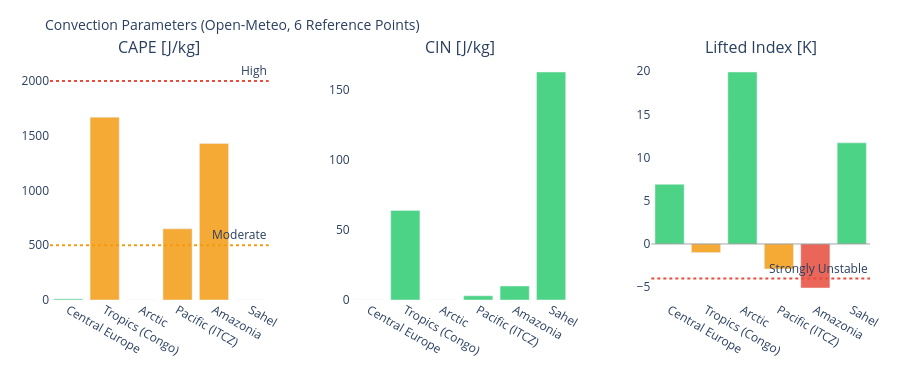

Source (notebook cell):
### Markdown cell above
---
## 3. Visualizations

### Code cell
# ============================================================
# CAPE / CIN / LIFTED INDEX – Convection potential
# ============================================================

if not df_atm.empty:
    fig = make_subplots(
        rows=1, cols=3,
        subplot_titles=['CAPE [J/kg]', 'CIN [J/kg]', 'Lifted Index [K]'],
        horizontal_spacing=0.1
    )
    pts = df_atm['point'].tolist()
    pt_colors = ['#E85D24','#185FA5','#888780','#378ADD','#639922','#F2A623']

    # CAPE – höher = mehr Gewitterpotential
    cape_vals = df_atm['cape'].fillna(0).tolist()
    cape_colors = ['#e74c3c' if v > 2000 else '#f39c12' if v > 500 else '#2ecc71'
                   for v in cape_vals]
    fig.add_trace(go.Bar(x=pts, y=cape_vals, marker_color=cape_colors,
                         opacity=0.85, showlegend=False), row=1, col=1)
    fig.add_hline(y=2000, line_dash='dot', line_color='#e74c3c',
                  annotation_text='High', row=1, col=1)
    fig.add_hline(y=500,  line_dash='dot', line_color='#f39c12',
                  annotation_text='Moderate', row=1, col=1)

    # CIN – negativer = stärker gedeckelt (weniger Auslöse)
    cin_vals = df_atm['cin'].fillna(0).tolist()
    cin_colors = ['#e74c3c' if v < -200 else '#f39c12' if v < -50 else '#2ecc71'
                  for v in cin_vals]
    fig.add_trace(go.Bar(x=pts, y=cin_vals, marker_color=cin_colors,
                         opacity=0.85, showlegend=False), row=1, col=2)

    # Lifted Index – negativ = instabil
    li_vals = df_atm['li'].fillna(0).tolist()
    li_colors = ['#e74c3c' if v < -4 else '#f39c12' if v < 0 else '#2ecc71'
                 for v in li_vals]
    fig.add_trace(go.Bar(x=pts, y=li_vals, marker_color=li_colors,
                         opacity=0.85, showlegend=False), row=1, col=3)
    fig.add_hline(y=0, line_color='gray', line_width=0.7, row=1, col=3)
    fig.add_hline(y=-4, line_dash='dot', line_color='#e74c3c',
                  annotation_text='Strongly Unstable', row=1, col=3)

    fig.update_layout(
        title=dict(text='Convection Parameters (Open-Meteo, 6 Reference Points)', font=dict(size=14)),
        height=380, plot_bgcolor='rgba(0,0,0,0)', paper_bgcolor='rgba(0,0,0,0)',
        margin=dict(l=50, r=30, t=60, b=80)
    )
    fig.update_xaxes(tickangle=30)
    fig.show()

### Figure 1 — Plotly figure (JSON) as saved in the notebook; plotly's stock layout.template omitted (floating-point values rounded to 4 significant figures)
{"data": [{"marker": {"color": ["#2ecc71", "#f39c12", "#2ecc71", "#f39c12", "#f39c12", "#2ecc71"]}, "opacity": 0.85, "showlegend": false, "type": "bar", "x": ["Central Europe", "Tropics (Congo)", "Arctic", "Pacific (ITCZ)", "Amazonia", "Sahel"], "xaxis": "x", "y": [10.0, 1670.0, 0.0, 650.0, 1430.0, 0.0], "yaxis": "y"}, {"marker": {"color": ["#2ecc71", "#2ecc71", "#2ecc71", "#2ecc71", "#2ecc71", "#2ecc71"]}, "opacity": 0.85, "showlegend": false, "type": "bar", "x": ["Central Europe", "Tropics (Congo)", "Arctic", "Pacific (ITCZ)", "Amazonia", "Sahel"], "xaxis": "x2", "y": [0.0, 64.0, 0.0, 3.0, 10.0, 163.0], "yaxis": "y2"}, {"marker": {"color": ["#2ecc71", "#f39c12", "#2ecc71", "#f39c12", "#e74c3c", "#2ecc71"]}, "opacity": 0.85, "showlegend": false, "type": "bar", "x": ["Central Europe", "Tropics (Congo)", "Arctic", "Pacific (ITCZ)", "Amazonia", "Sahel"], "xaxis": "x3", "y": [6.9, -1.0, 19.9, -2.9, -5.1, 11.7], "yaxis": "y3"}], "layout": {"annotations": [{"font": {"size": 16}, "showarrow": false, "text": "CAPE [J/kg]", "x": 0.1333, "xanchor": "center", "xref": "paper", "y": 1.0, "yanchor": "bottom", "yref": "paper"}, {"font": {"size": 16}, "showarrow": false, "text": "CIN [J/kg]", "x": 0.5, "xanchor": "center", "xref": "paper", "y": 1.0, "yanchor": "bottom", "yref": "paper"}, {"font": {"size": 16}, "showarrow": false, "text": "Lifted Index [K]", "x": 0.8667, "xanchor": "center", "xref": "paper", "y": 1.0, "yanchor": "bottom", "yref": "paper"}, {"showarrow": false, "text": "High", "x": 1, "xanchor": "right", "xref": "x domain", "y": 2000, "yanchor": "bottom", "yref": "y"}, {"showarrow": false, "text": "Moderate", "x": 1, "xanchor": "right", "xref": "x domain", "y": 500, "yanchor": "bottom", "yref": "y"}, {"showarrow": false, "text": "Strongly Unstable", "x": 1, "xanchor": "right", "xref": "x3 domain", "y": -4, "yanchor": "bottom", "yref": "y3"}], "height": 380, "margin": {"b": 80, "l": 50, "r": 30, "t": 60}, "paper_bgcolor": "rgba(0,0,0,0)", "plot_bgcolor": "rgba(0,0,0,0)", "shapes": [{"line": {"color": "#e74c3c", "dash": "dot"}, "type": "line", "x0": 0, "x1": 1, "xref": "x domain", "y0": 2000, "y1": 2000, "yref": "y"}, {"line": {"color": "#f39c12", "dash": "dot"}, "type": "line", "x0": 0, "x1": 1, "xref": "x domain", "y0": 500, "y1": 500, "yref": "y"}, {"line": {"color": "gray", "width": 0.7}, "type": "line", "x0": 0, "x1": 1, "xref": "x3 domain", "y0": 0, "y1": 0, "yref": "y3"}, {"line": {"color": "#e74c3c", "dash": "dot"}, "type": "line", "x0": 0, "x1": 1, "xref": "x3 domain", "y0": -4, "y1": -4, "yref": "y3"}], "title": {"font": {"size": 14}, "text": "Convection Parameters (Open-Meteo, 6 Reference Points)"}, "xaxis": {"anchor": "y", "domain": [0.0, 0.2667], "tickangle": 30}, "xaxis2": {"anchor": "y2", "domain": [0.3667, 0.6333], "tickangle": 30}, "xaxis3": {"anchor": "y3", "domain": [0.7333, 1.0], "tickangle": 30}, "yaxis": {"anchor": "x", "domain": [0.0, 1.0]}, "yaxis2": {"anchor": "x2", "domain": [0.0, 1.0]}, "yaxis3": {"anchor": "x3", "domain": [0.0, 1.0]}}}
